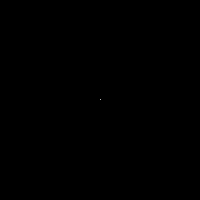
Frame 1 (no input)
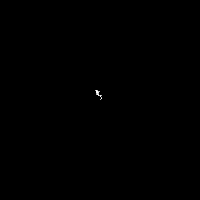
Frame 60 (the mouse pressed at the canvas centre just before this capture)
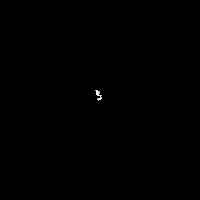
Frame 120 (the mouse held since frame 60 and released just before this capture)

The Processing sketch that drew these frames (run headless with seeded random() and noise(); from frame 60 on, the mouse is pressed at the canvas centre):

// Processing sketch: RandomWalkTraditional3
// ── RandomWalkTraditional3.pde
// hand-copying
// RandomWalkTraditional3.pde

Walker w;

void setup() {
  size(200, 200);
  w = new Walker();
  background(0);
}

void draw() {
  w.step();
  w.render();
}

// ── Walker.pde
// hand-copying

class Walker {
  float x, y;
  
  Walker() {
    x = width / 2;
    y = height / 2;
  }
  
  void render() {
    stroke(255);
    point(x, y);
  }
  
  void step() {
    float stepx = random(-1, 1);
    float stepy = random(-1, 1);
    x += stepx;
    y += stepy;
    x = constrain(x, 0, width - 1);
    y = constrain(y, 0, height - 1);
  }
}
